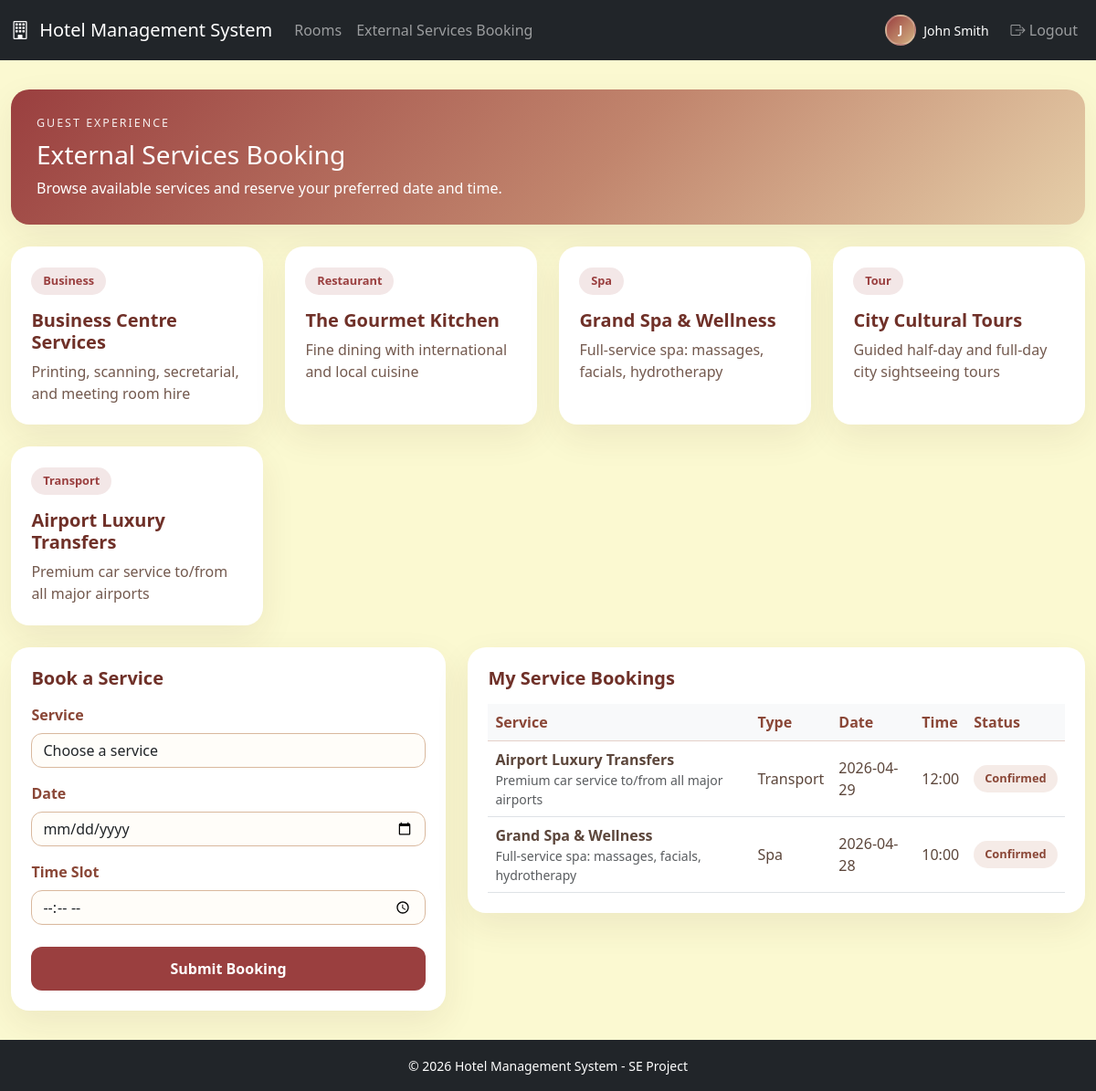
/?url=home/externalServices (signed in), run on the app's committed database.
### tables this page shows
CREATE TABLE external_services (
    id           INT UNSIGNED AUTO_INCREMENT PRIMARY KEY,
    name         VARCHAR(150) NOT NULL,
    service_type VARCHAR(50)  NOT NULL,
    description  TEXT,
    created_at   TIMESTAMP DEFAULT CURRENT_TIMESTAMP
);

CREATE TABLE service_bookings (
    id           INT UNSIGNED AUTO_INCREMENT PRIMARY KEY,
    guest_id     INT UNSIGNED NOT NULL,
    service_id   INT UNSIGNED NOT NULL,
    booking_date DATE         NOT NULL,
    booking_time TIME         NOT NULL,
    status       ENUM('pending','confirmed','cancelled') NOT NULL DEFAULT 'pending',
    created_at   TIMESTAMP DEFAULT CURRENT_TIMESTAMP,
    CONSTRAINT fk_service_booking_guest FOREIGN KEY (guest_id) REFERENCES guests(id) ON DELETE CASCADE,
    CONSTRAINT fk_service_booking_service FOREIGN KEY (service_id) REFERENCES external_services(id) ON DELETE CASCADE
);

### core/Controller.php (called while the page is built, shortened)
<?php
class Controller
{
    protected function view(string $viewPath, array $data = []): void
    {
        extract($data);
        $file = VIEW_PATH . '/' . $viewPath . '.php';
        require $file;
    }
}
?>

### app/controllers/HomeController.php (called while the page is built, shortened)
<?php
class HomeController extends Controller
{
    public function externalServices()
    {
        $guest = $this->currentGuest();
        $serviceModel = new ExternalService();
        $bookingModel = new ServiceBooking();
        $this->view('home/external_services', [
            'pageTitle' => 'External Services Booking',
            'services' => $serviceModel->all(),
            'bookings' => $bookingModel->findByGuest($guest['id']),
            'errors' => $_SESSION['external_service_booking_errors'] ?? [],
            'old' => $_SESSION['external_service_booking_old'] ?? [],
            'message' => $_SESSION['external_service_booking_success'] ?? null,
        ]);
    }
    private function currentGuest()
    {
        $email = trim((string) ($_SESSION['user_email'] ?? ''));
        $guestModel = new Guest();
        return $guestModel->findByEmail($email);
    }
}

### index.php (called while the page is built, shortened)
<?php
require_once CORE_PATH . '/Database.php';
require_once CORE_PATH . '/Model.php';
require_once CORE_PATH . '/Controller.php';
$router = new Router();
$router->dispatch();

### core/Model.php (called while the page is built, shortened)
<?php
class Model
{
    public function __construct()
    {
        $this->db = Database::getConnection();
    }
}

### core/Database.php (called while the page is built, shortened)
<?php
class Database
{
    private static $instance = null;
    public static function getConnection()
    {
        if (self::$instance === null) {
            self::$instance = mysqli_connect(DB_HOST, DB_USER, DB_PASS, DB_NAME);
            mysqli_set_charset(self::$instance, DB_CHARSET);
        }
        return self::$instance;
    }
}

### app/models/ExternalService.php (called while the page is built, shortened)
<?php
class ExternalService extends Model
{
    public function all()
    {
        $result = mysqli_query(
            $this->db,
            "SELECT * FROM external_services ORDER BY service_type ASC, name ASC"
        );
        return mysqli_fetch_all($result, MYSQLI_ASSOC);
    }
}

### app/models/Guest.php (called while the page is built, shortened)
<?php
class Guest extends Model
{
    public function findByEmail($email)
    {
        $email = mysqli_real_escape_string($this->db, trim($email));
        $query = "SELECT * FROM guests WHERE email = '$email' LIMIT 1";
        $result = mysqli_query($this->db, $query);
        return mysqli_fetch_assoc($result);
    }
}
?>

### app/models/ServiceBooking.php (called while the page is built, shortened)
<?php
class ServiceBooking extends Model
{
    public function findByGuest($guestId)
    {
        $guestId = (int) $guestId;
        $query = "
            SELECT sb.*, es.name AS service_name, es.service_type, es.description AS service_description
            FROM service_bookings sb
            JOIN external_services es ON es.id = sb.service_id
            WHERE sb.guest_id = $guestId
            ORDER BY sb.booking_date DESC, sb.booking_time DESC, sb.created_at DESC
        ";
        $result = mysqli_query($this->db, $query);
        return mysqli_fetch_all($result, MYSQLI_ASSOC);
    }
}

### app/views/home/external_services.php (the view, shortened to what this page needs)
<?php
$services = $services ?? [];
$bookings = $bookings ?? [];
$old = $old ?? [];
?>
<div class="service-shell py-2">
    <div class="service-hero mb-4">
        <div class="service-kicker mb-2">Guest Experience</div>
        <h1 class="h3 mb-2">External Services Booking</h1>
        <p class="mb-0">
            Browse available services and reserve your preferred date and time.
        </p>
    </div>
    <div class="row g-4 mb-4">
        <?php if (empty($services)): ?>
            <div class="col-12">
                <div class="service-card">
                    <div class="card-body text-muted">No external services are available right now.</div>
                </div>
            </div>
        <?php else: ?>
            <?php foreach ($services as $service): ?>
                <div class="col-md-6 col-xl-3">
                    <div class="service-card">
                        <div class="card-body">
                            <span class="service-type-badge mb-3">
                                <?= htmlspecialchars($service['service_type']) ?>
                            </span>
                            <h2 class="h5 service-title mb-2"><?= htmlspecialchars($service['name']) ?></h2>
                            <p class="service-text mb-0">
                                <?= htmlspecialchars($service['description'] ?: 'Service details will be confirmed after booking.') ?>
                            </p>
                        </div>
                    </div>
                </div>
            <?php endforeach; ?>
        <?php endif; ?>
    </div>
    <div class="row g-4">
        <div class="col-lg-5">
            <div class="booking-card">
                <div class="card-body">
                    <h2 class="h5 booking-title mb-3">Book a Service</h2>
                    <form method="POST" action="<?= APP_URL ?>/?url=home/storeServiceBooking">
                        <div class="mb-3">
                            <label class="form-label">Service</label>
                            <select name="service_id" class="form-select" required>
                                <option value="">Choose a service</option>
                            </select>
                        </div>
                        <div class="mb-3">
                            <label class="form-label">Date</label>
                            <input
                                type="date"
                                name="booking_date"
                                class="form-control"
                                value="<?= htmlspecialchars($old['booking_date'] ?? '') ?>"
                                required
                            >
                        </div>
                        <div class="mb-4">
                            <label class="form-label">Time Slot</label>
                            <input
                                type="time"
                                name="booking_time"
                                class="form-control"
                                value="<?= htmlspecialchars($old['booking_time'] ?? '') ?>"
                                required
                            >
                        </div>
                        <button type="submit" class="btn btn-booking w-100">Submit Booking</button>
                    </form>
                </div>
            </div>
        </div>
        <div class="col-lg-7">
            <div class="history-card">
                <div class="card-body">
                    <h2 class="h5 booking-title mb-3">My Service Bookings</h2>
                    <div class="table-responsive">
                        <table class="table history-table align-middle mb-0">
                            <thead>
                                <tr>
                                    <th>Service</th>
                                    <th>Type</th>
                                    <th>Date</th>
                                    <th>Time</th>
                                    <th>Status</th>
                                </tr>
                            </thead>
                            <tbody>
                                <?php if (empty($bookings)): ?>
                                    <tr>
                                        <td colspan="5" class="text-muted py-4">You have not booked any external services yet.</td>
                                    </tr>
                                <?php else: ?>
                                    <?php foreach ($bookings as $booking): ?>
                                        <tr>
                                            <td>
                                                <div class="fw-semibold"><?= htmlspecialchars($booking['service_name']) ?></div>
                                                <div class="small text-muted"><?= htmlspecialchars($booking['service_description'] ?? '') ?></div>
                                            </td>
                                            <td class="text-capitalize"><?= htmlspecialchars($booking['service_type']) ?></td>
                                            <td><?= htmlspecialchars($booking['booking_date']) ?></td>
                                            <td><?= htmlspecialchars(substr($booking['booking_time'], 0, 5)) ?></td>
                                            <td><span class="status-pill"><?= htmlspecialchars($booking['status']) ?></span></td>
                                        </tr>
                                    <?php endforeach; ?>
                                <?php endif; ?>
                            </tbody>
                        </table>
                    </div>
                </div>
            </div>
        </div>
    </div>
</div>
<?php
require VIEW_PATH . '/layouts/main.php';
?>

### public/assets/css/style.css (style rules this page uses)
body { font-family: 'Segoe UI', Tahoma, Geneva, Verdana, sans-serif; background-color: #f4f6f9; min-height: 100vh; display: flex; flex-direction: column; }
.table th { font-weight: 600; background-color: #f8f9fa; }

### app/views/home/external_services.php (style rules this page uses)
body { background: #FBF9D1; }
.service-shell { max-width: 1180px; margin: 0 auto; }
.service-hero, .booking-card, .history-card, .service-card { border: none; border-radius: 20px; background: #ffffff; box-shadow: 0 14px 38px rgba(72, 37, 24, 0.08); }
.service-hero { padding: 28px; background: linear-gradient(135deg, #9A3F3F 0%, #C1856D 55%, #E6CFA9 100%); color: #fff; }
.service-kicker { letter-spacing: 0.16em; text-transform: uppercase; font-size: 0.78rem; opacity: 0.9; }
.service-card { height: 100%; }
.service-card .card-body, .booking-card .card-body, .history-card .card-body { padding: 1.4rem; }
.service-type-badge { display: inline-flex; align-items: center; padding: 0.35rem 0.8rem; border-radius: 999px; background: rgba(154, 63, 63, 0.12); color: #9A3F3F; font-weight: 600; font-size: 0.8rem; text-transform: capitalize; }
.service-title, .booking-title { color: #6F3028; font-weight: 700; }
.service-text { color: #73594E; min-height: 3rem; }
.form-label { color: #8A4737; font-weight: 600; }
.form-control, .form-select { border-radius: 12px; border: 1px solid #D9B89D; background: #FFFDF9; }
.btn-booking { background: #9A3F3F; border: none; color: #fff; border-radius: 12px; padding: 0.75rem 1.1rem; font-weight: 600; }
.history-table thead th { color: #8A4737; border-bottom-color: rgba(193, 133, 109, 0.35); }
.history-table td { vertical-align: middle; color: #5C463B; }
.status-pill { display: inline-block; padding: 0.35rem 0.75rem; border-radius: 999px; background: rgba(193, 133, 109, 0.16); color: #8A4737; font-weight: 600; text-transform: capitalize; font-size: 0.8rem; }

### data on the page
external_services: service_type "Business", name "Business Centre Services", description "Printing, scanning, secretarial, and meeting room hire"
external_services: service_type "Restaurant", name "The Gourmet Kitchen", description "Fine dining with international and local cuisine"
external_services: service_type "Spa", name "Grand Spa & Wellness", description "Full-service spa: massages, facials, hydrotherapy"
external_services: service_type "Tour", name "City Cultural Tours", description "Guided half-day and full-day city sightseeing tours"
external_services: service_type "Transport", name "Airport Luxury Transfers", description "Premium car service to/from all major airports"
service_bookings: service.name "Airport Luxury Transfers", service.description "Premium car service to/from all major airports", service.service_type "Transport", booking_date "2026-04-29", booking_time "12:00", status "Confirmed"
service_bookings: service.name "Grand Spa & Wellness", service.description "Full-service spa: massages, facials, hydrotherapy", service.service_type "Spa", booking_date "2026-04-28", booking_time "10:00", status "Confirmed"

### other printed values
APP_NAME "Hotel Management System"
substr($_SESSION['user_name'] ?? 'G', 0, 1) "J"
$currentUserName "John Smith"
